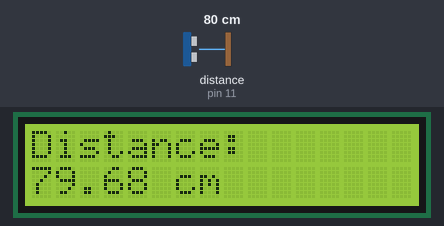
The sketch below on a simulated Arduino Uno, built with avr-gcc and run on an emulated ATmega328P. Shown: 16×2 character LCD. Wiring (inferred from the names in the program): ultrasonic range finder: trigger pin 13; echo pin 11. The test bench sets the inputs (shaded band); at power-on: distance to the obstacle (sensor on pin 11) 80 cm. The echo pulse lasts 58.3 µs per cm.

Above: at 1.2 s.
1.3 s: distance to the obstacle (sensor on pin 11) set to 120 cm
At 2.9 s:
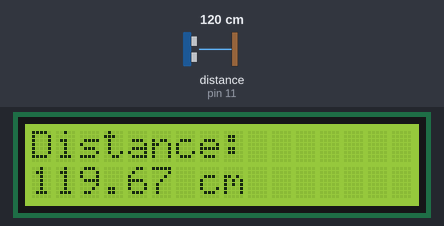
4.6 s: distance to the obstacle (sensor on pin 11) set to 2 cm
At 6.3 s:
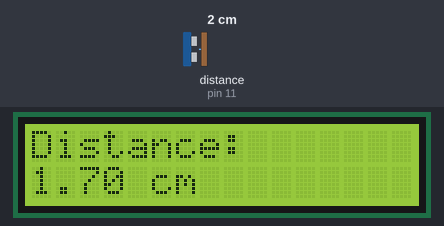
6.6 s: distance to the obstacle (sensor on pin 11) set to 4 cm
At 8.5 s:
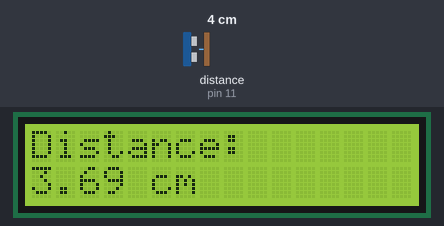
Timing chart, 0 to 10.0 s (numbered marks = the images above; inputs shaded):
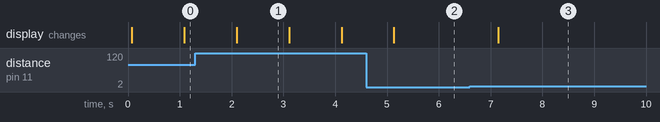

Measured:
- after the input at 1.3 s, the display: changes after 0.80 s (image 1)
- after the input at 4.6 s, the display: changes after 0.53 s (image 2)
- after the input at 6.6 s, the display: changes after 0.55 s (image 3)
- what the display in image 1 shows lasts 1.0 s, from 2.1 s to 3.1 s

The sketch:

Day20.ino
```cpp
#include <LiquidCrystal.h>
int trigPin= 13;
int echoPin= 11;

float pingTime; //travel time of the wave
float distance; //acttual distance
float speedOfSound= 343;

LiquidCrystal LCD (10,9,5,4,3,2);


void setup() {

  Serial.begin(9600);
  pinMode(trigPin, OUTPUT);
  pinMode(echoPin, INPUT);

 LCD.begin(16,2);
 LCD.setCursor(0,0);
 LCD.print("Distance: ");

}

void loop() {

  digitalWrite(trigPin, LOW);
  delayMicroseconds(2000);
  digitalWrite(trigPin,HIGH);
  delayMicroseconds(15);
  digitalWrite(trigPin, LOW);

  pingTime= pulseIn(echoPin,HIGH);
  pingTime= pingTime * 1000000.;
  distance= speedOfSound * pingTime;
  distance= distance / 2. ;

  distance= distance / 100000.;
  distance /= 100000.;

  LCD.setCursor(0,1);
  LCD.print("                ");//clears the line

  LCD.setCursor(0,1);
  LCD.print(distance);
  LCD.print(" cm");
  delay(1000);

}
```
